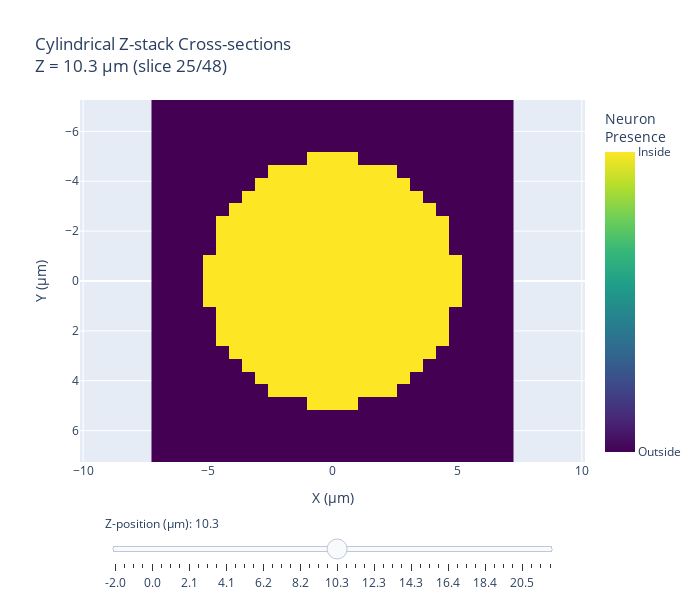

Notebook source saved alongside this figure:
### Markdown cell above
## 6. Cross-sectional Analysis

Let's examine cross-sections of the cylinder to understand its internal structure.

### Code cell
# Import the interactive slice visualization function
from gencomo import visualize_zstack_slices

# Create interactive slice viewer for cross-sectional analysis
print("🎨 Creating interactive slice viewer...")
fig_slices = visualize_zstack_slices(
    z_stack, 
    metadata=metadata,
    title="Cylindrical Z-stack Cross-sections",
    backend='plotly',
)

# Display the interactive viewer
fig_slices.show()

print("✓ Interactive slice viewer created!")
print("💡 Use the slider to navigate through different z-levels and examine cross-sections")
print("🎯 Cross-sectional analysis complete!")
